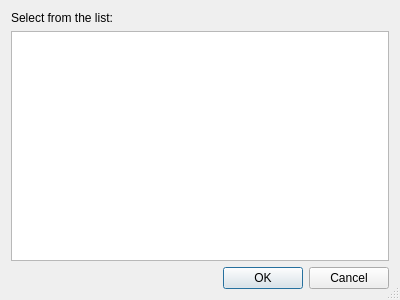
<?xml version="1.0" encoding="UTF-8"?>
<ui version="4.0">
 <class>GitListDialog</class>
 <widget class="QDialog" name="GitListDialog">
  <property name="geometry">
   <rect>
    <x>0</x>
    <y>0</y>
    <width>400</width>
    <height>300</height>
   </rect>
  </property>
  <property name="windowTitle">
   <string>Git Select</string>
  </property>
  <property name="sizeGripEnabled">
   <bool>true</bool>
  </property>
  <layout class="QVBoxLayout" name="verticalLayout">
   <item>
    <widget class="QLabel" name="label">
     <property name="text">
      <string>Select from the list:</string>
     </property>
    </widget>
   </item>
   <item>
    <widget class="QListWidget" name="selectionList">
     <property name="alternatingRowColors">
      <bool>true</bool>
     </property>
     <property name="selectionMode">
      <enum>QAbstractItemView::ExtendedSelection</enum>
     </property>
    </widget>
   </item>
   <item>
    <widget class="QDialogButtonBox" name="buttonBox">
     <property name="orientation">
      <enum>Qt::Horizontal</enum>
     </property>
     <property name="standardButtons">
      <set>QDialogButtonBox::Cancel|QDialogButtonBox::Ok</set>
     </property>
    </widget>
   </item>
  </layout>
 </widget>
 <tabstops>
  <tabstop>selectionList</tabstop>
 </tabstops>
 <resources/>
 <connections>
  <connection>
   <sender>buttonBox</sender>
   <signal>accepted()</signal>
   <receiver>GitListDialog</receiver>
   <slot>accept()</slot>
   <hints>
    <hint type="sourcelabel">
     <x>248</x>
     <y>254</y>
    </hint>
    <hint type="destinationlabel">
     <x>157</x>
     <y>274</y>
    </hint>
   </hints>
  </connection>
  <connection>
   <sender>buttonBox</sender>
   <signal>rejected()</signal>
   <receiver>GitListDialog</receiver>
   <slot>reject()</slot>
   <hints>
    <hint type="sourcelabel">
     <x>316</x>
     <y>260</y>
    </hint>
    <hint type="destinationlabel">
     <x>286</x>
     <y>274</y>
    </hint>
   </hints>
  </connection>
 </connections>
</ui>
